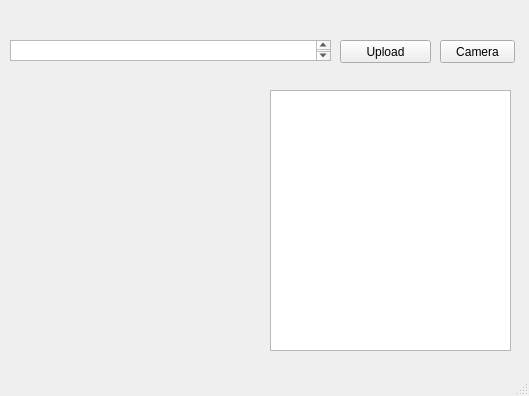
<?xml version="1.0" encoding="UTF-8"?>
<ui version="4.0">
 <class>MainWindow</class>
 <widget class="QMainWindow" name="MainWindow">
  <property name="geometry">
   <rect>
    <x>0</x>
    <y>0</y>
    <width>529</width>
    <height>396</height>
   </rect>
  </property>
  <property name="windowTitle">
   <string>MainWindow</string>
  </property>
  <widget class="QWidget" name="centralwidget">
   <widget class="QLabel" name="inputImage">
    <property name="geometry">
     <rect>
      <x>10</x>
      <y>90</y>
      <width>241</width>
      <height>261</height>
     </rect>
    </property>
    <property name="text">
     <string/>
    </property>
   </widget>
   <widget class="QPushButton" name="uploadButton">
    <property name="geometry">
     <rect>
      <x>340</x>
      <y>40</y>
      <width>91</width>
      <height>23</height>
     </rect>
    </property>
    <property name="text">
     <string>Upload</string>
    </property>
   </widget>
   <widget class="QTextBrowser" name="imageLocation">
    <property name="geometry">
     <rect>
      <x>10</x>
      <y>40</y>
      <width>321</width>
      <height>21</height>
     </rect>
    </property>
   </widget>
   <widget class="QTextBrowser" name="caption">
    <property name="geometry">
     <rect>
      <x>270</x>
      <y>90</y>
      <width>241</width>
      <height>261</height>
     </rect>
    </property>
   </widget>
   <widget class="QPushButton" name="camera">
    <property name="geometry">
     <rect>
      <x>440</x>
      <y>40</y>
      <width>75</width>
      <height>23</height>
     </rect>
    </property>
    <property name="text">
     <string>Camera</string>
    </property>
   </widget>
  </widget>
  <widget class="QMenuBar" name="menubar">
   <property name="geometry">
    <rect>
     <x>0</x>
     <y>0</y>
     <width>529</width>
     <height>22</height>
    </rect>
   </property>
  </widget>
  <widget class="QStatusBar" name="statusbar"/>
 </widget>
 <resources/>
 <connections/>
</ui>
